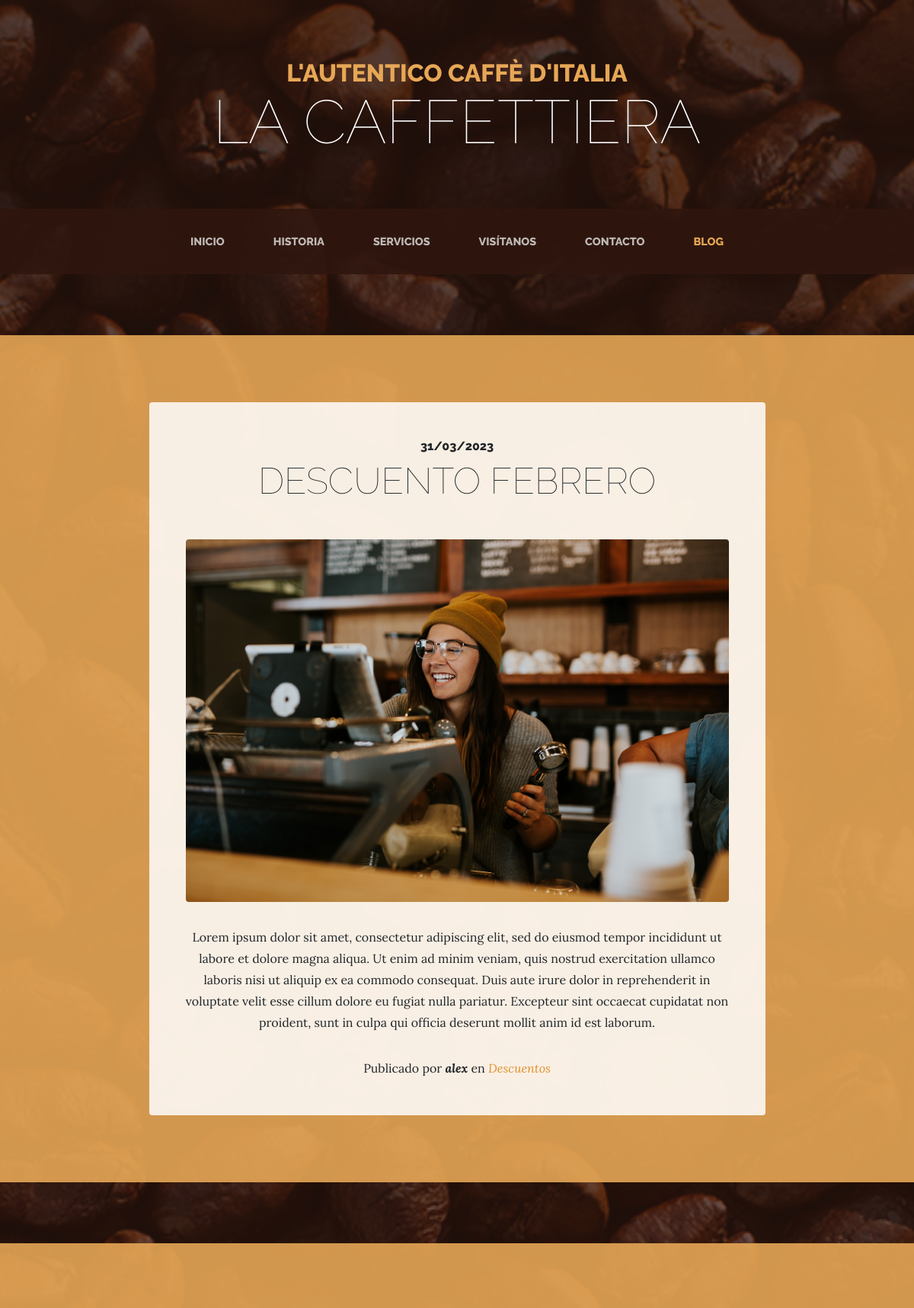
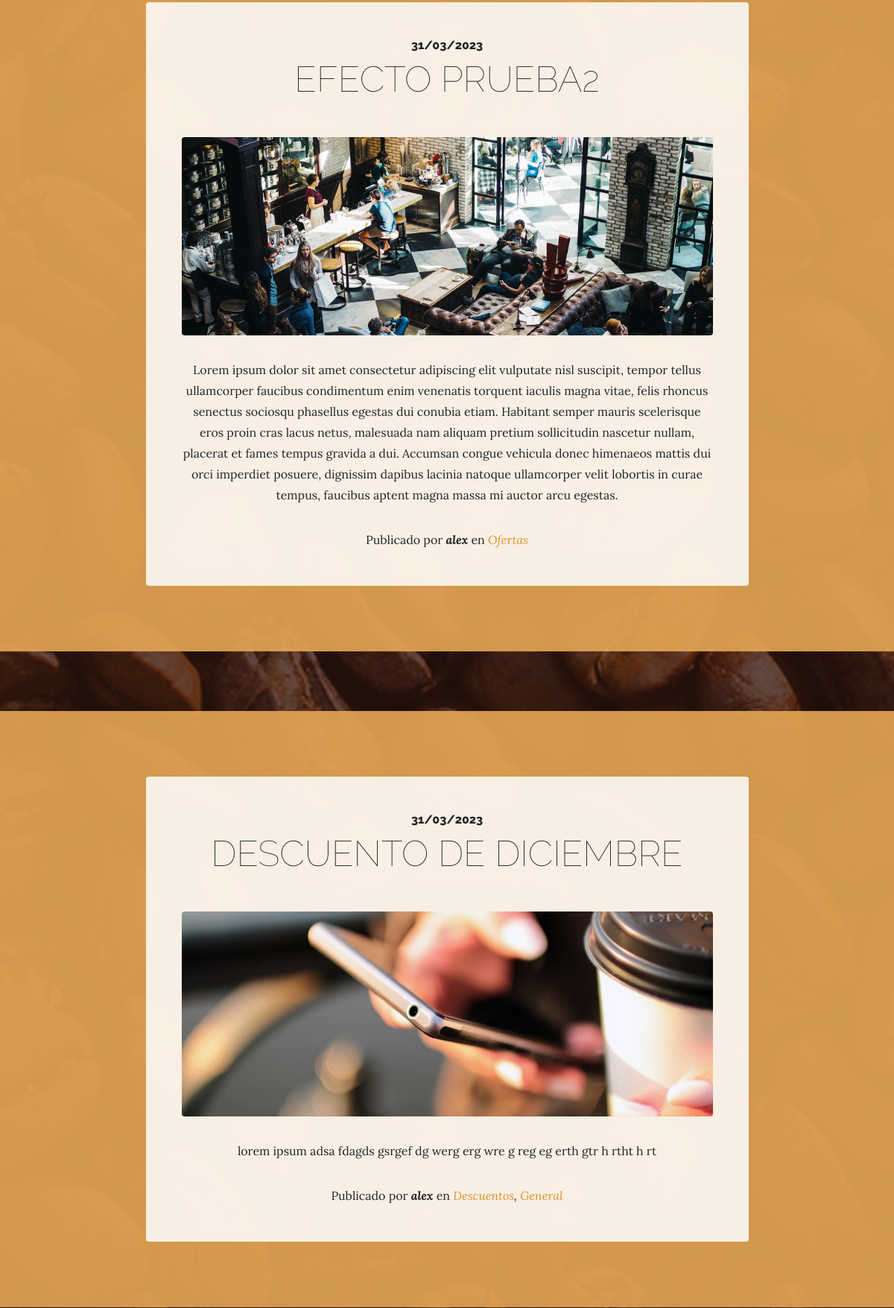
Screenshot of /blog/ (upper part) with the database file from the repository (2 pictures, top to bottom).
### blog/models.py (models this page shows, shortened)
class Blog(models.Model):
    title = models.CharField(max_length=200, verbose_name="Titulo")
    content = models.TextField(verbose_name="Contenido")
    published = models.DateTimeField(
        verbose_name="Fecha de publicación",default = now)
    image = models.ImageField(
        verbose_name="Imagen", upload_to="blog", null=True, blank=True)
    author = models.ForeignKey(
        User, verbose_name="Autor", on_delete=models.CASCADE)
    categories = models.ManyToManyField(
        Category, verbose_name="Categorias", related_name="get_posts")
    created = models.DateTimeField(
        auto_now_add=True, verbose_name="Fecha de creacion")
    updated = models.DateTimeField(
        auto_now=True, verbose_name="Fecha de actualización")
    class Meta:
        verbose_name = "blog"
        verbose_name_plural = "blogs"
        ordering = ['-created']

class Category(models.Model):
    name = models.CharField(max_length=200, verbose_name="Categoria")
    created = models.DateTimeField(
        auto_now_add=True, verbose_name="Fecha de creacion")
    updated = models.DateTimeField(
        auto_now=True, verbose_name="Fecha de actualización")
    class Meta:
        verbose_name = "categoria"
        verbose_name_plural = "categorias"
        ordering = ['-created']

### blog/views.py (the view)
# urls.py: path('', views.blog, name="blog"),
def blog(request):
    blogs = Blog.objects.all()
    return render (request, "blog/blog.html",{"blogs":blogs})

### page/templatetags/pages_extras.py (called while the page is built)
@register.simple_tag
def get_page_list():
    pages=Page.objects.all()
    return pages

### social/processor.py (called while the page is built)
def ctx_dict(request):
    ctx = {}
    links = Link.objects.all()
    for link in links:
        ctx[link.key] = link.url
    return ctx

### blog/templates/blog/blog.html (shortened to what this page needs)
{% extends 'core/base.html' %}
{% block content %}
{% load static %}
{% for blog in blogs %}
<section class="page-section cta">
  <div class="container">
    <div class="row">
      <div class="col-xl-9 mx-auto">
        <div class="cta-innerv text-center rounded">
          <h2 class="section-heading mb-5">
            <span class="section-heading-upper">
              {{blog.published|date:"SHORT_DATE_FORMAT"}}</span
            >
            <span class="section-heading-lower">{{blog.title}}</span>
          </h2>
          {% if blog.image.url != null %}
          <p class="mb-0">
            <img
              class="mx-auto d-flex rounded img-fluid mb-3 mb-lg-0"
              src="{{blog.image.url}}"
              alt=""
            />
          </p>
          {% endif %}
          <p class="mb-0 mbt">{{blog.content}}</p>
          <p class="mb-0 mbt">
            <span class="section-heading-under"
              >Publicado por <em><b>{{blog.author}}</b></em> en
              <em>
              {%for category in blog.categories.all%}
              <a href="{%url 'category' category.id%}" class="link">{{category.name}}</a>{%if not forloop.last%},{%endif%}{%endfor%}
              </em
              ></span
            >
          </p>
        </div>
      </div>
    </div>
  </div>
</section>
{% endfor %}
{% endblock %}

### core/static/core/css/business-casual.css (style rules this page uses)
body { font-family: 'Lora'; background: linear-gradient(rgba(47, 23, 15, 0.65), rgba(47, 23, 15, 0.65)), url("../img/bg.jpg"); background-attachment: fixed; background-position: center; background-size: cover; }
h1, h2, h3, h4, h5, h6 { font-family: 'Raleway'; }
p { line-height: 1.75; }
.page-section { margin-top: 5rem; margin-bottom: 5rem; }
.section-heading { text-transform: uppercase; }
.section-heading .section-heading-upper { display: block; font-size: 1rem; font-weight: 800; padding-bottom:.5rem; }
.section-heading .section-heading-lower { display: block; font-size: 3rem; font-weight: 100; }
.cta { padding-top: 5rem; padding-bottom: 5rem; background-color: rgba(230, 167, 86, 0.9); }
.cta .cta-innerv { position: relative; padding: 3rem; margin: 0.5rem; background-color: rgba(255, 255, 255, 0.85); }
.mbt { padding-top: 2rem; }
a.link { color: #df902a; }

### rows the page displays
Blog: published "31/03/2023", title "DESCUENTO FEBRERO", image (picture), content "Lorem ipsum dolor sit amet, consectetur adipiscing elit, sed do eiusmod tempor incididunt ut labore et dolore magna aliqua. Ut enim ad minim veniam, quis nostrud exercitation ullamco laboris nisi ut aliquip ex ea commodo consequat. Duis aute irure dolor in reprehenderit in voluptate velit esse cillum dolore eu fugiat nulla pariatur. Excepteur sint occaecat cupidatat non proident, sunt in culpa qui officia deserunt mollit anim id est laborum.", author "alex"
Category: name "Descuentos"
Blog: published "31/03/2023", title "EFECTO PRUEBA2", image (picture), content "Lorem ipsum dolor sit amet consectetur adipiscing elit vulputate nisl suscipit, tempor tellus ullamcorper faucibus condimentum enim venenatis torquent iaculis magna vitae, felis rhoncus senectus sociosqu phasellus egestas dui conubia etiam. Habitant semper mauris scelerisque eros proin cras lacus netus, malesuada nam aliquam pretium sollicitudin nascetur nullam, placerat et fames tempus gravida a dui. Accumsan congue vehicula donec himenaeos mattis dui orci imperdiet posuere, dignissim dapibus lacinia natoque ullamcorper velit lobortis in curae tempus, faucibus aptent magna massa mi auctor arcu egestas.", author "alex"
Category: name "Ofertas"
Blog: published "31/03/2023", title "DESCUENTO DE DICIEMBRE", image (picture), content "lorem ipsum adsa fdagds gsrgef dg werg erg wre g reg eg erth gtr h rtht h rt", author "alex"
Category: name "General"
